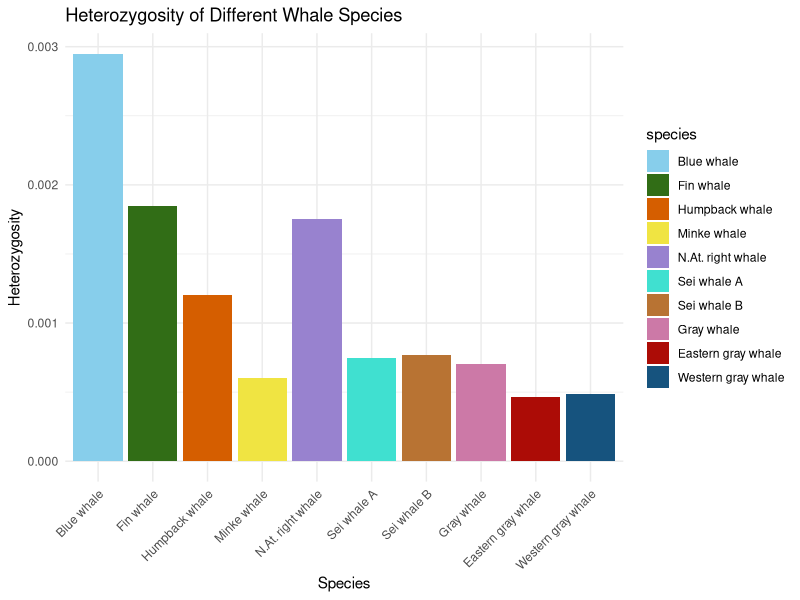

Write the R code that produced this figure.
# Load the necessary libraries
library(ggplot2)
library(dplyr)

# Create a data frame with the heterozygosity values and species labels
data <- data.frame(
  species = factor(c("Blue whale", "Fin whale", "Humpback whale", 
                     "Minke whale", "N.At. right whale", "Sei whale A", "Sei whale B", 
                     "Gray whale", "Eastern gray whale", "Western gray whale"),
                   levels = c("Blue whale", "Fin whale", "Humpback whale", 
                              "Minke whale", "N.At. right whale", "Sei whale A", "Sei whale B", 
                              "Gray whale", "Eastern gray whale", "Western gray whale")),
  heterozygosity = c(0.00295, 0.00185, 0.0012, 
                     0.0006, 0.00175, 0.00075, 0.00077, 
                     0.0007, 0.000462, 0.000483)
)

# Create the bar plot with different colors for each species
ggplot(data, aes(x = species, y = heterozygosity, fill = species)) +
  geom_bar(stat = "identity") +
  theme_minimal() +
  theme(axis.text.x = element_text(angle = 45, hjust = 1)) +
  labs(x = "Species", y = "Heterozygosity", title = "Heterozygosity of Different Whale Species") +
  scale_fill_manual(values = c("Blue whale" = "skyblue", 
                               "Fin whale" = "#316d16", 
                               "Gray whale" = "#cc79a7", 
                               "Humpback whale" = "#d55e00", 
                               "Minke whale" = "#f0e442", 
                               "N.At. right whale" = "#9882cf", 
                               "Sei whale A" = "turquoise", 
                               "Sei whale B" = "#b87333", 
                               "Eastern gray whale" = "#ac0c06", 
                               "Western gray whale" = "#16537e"))


